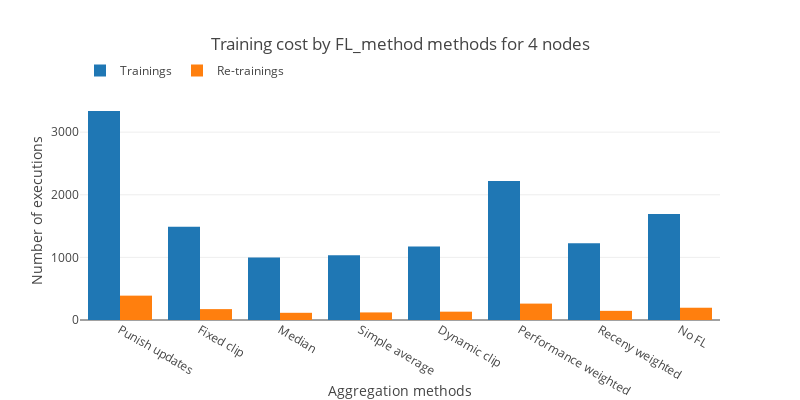

Write notebook code for a chart like this one.
### Code cell
fig=go.Figure()
fig.add_trace(go.Bar(x=processed_aggregation_names, y=total_training_count,name="Trainings"))
fig.add_trace(go.Bar(x=processed_aggregation_names, y=total_retraining_count,name="Re-trainings"))
fig.update_layout(template="none", title=f"Training cost by {plot_file_term} methods for {NODE_COUNT} nodes",
                  width=800,height=400,legend=dict( orientation="h",y=1.2))
fig.update_xaxes(title="Aggregation methods")
fig.update_yaxes(title="Number of executions")
fig.write_image(f"./../figs/Training_cost_by_{plot_file_term}_{NODE_COUNT}_nodes.svg")
fig.show()

### Figure 1 — Plotly figure (JSON) as saved in the notebook; plotly's stock layout.template omitted (floating-point values rounded to 4 significant figures)
{"data": [{"name": "Trainings", "type": "bar", "x": ["Punish updates", "Fixed clip", "Median", "Simple average", "Dynamic clip", "Performance weighted", "Receny weighted", "No FL"], "y": [3338, 1489, 999, 1036, 1175, 2221, 1224, 1691]}, {"name": "Re-trainings", "type": "bar", "x": ["Punish updates", "Fixed clip", "Median", "Simple average", "Dynamic clip", "Performance weighted", "Receny weighted", "No FL"], "y": [389, 174, 115, 121, 133, 262, 146, 196]}], "layout": {"height": 400, "legend": {"orientation": "h", "y": 1.2}, "title": {"text": "Training cost by FL_method methods for 4 nodes"}, "width": 800, "xaxis": {"title": {"text": "Aggregation methods"}}, "yaxis": {"title": {"text": "Number of executions"}}}}
